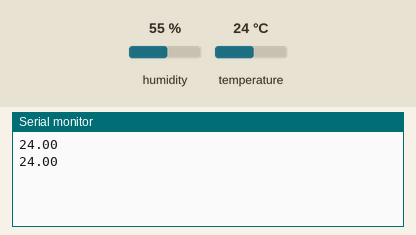
This sketch was run on a simulated Arduino Uno, built with avr-gcc and run on an emulated ATmega328P. Shown: the last lines printed to the serial monitor. Inputs (shaded band) come from the test bench; at power-on: temperature 24 °C, humidity 55 %.

Above: at 10.8 s.
10.9 s: temperature set to 12 °C
At 20.7 s:
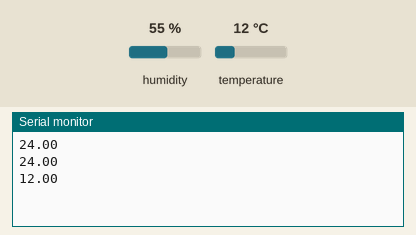
20.9 s: temperature set to 19 °C
At 30.7 s:
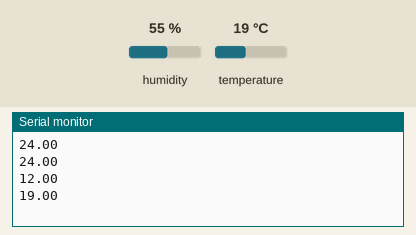
Timing chart, 0 to 32.2 s (numbered marks = the images above; inputs shaded):
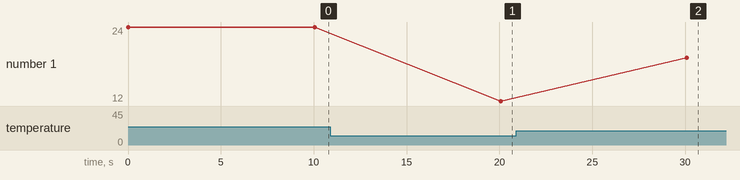

The sketch:

SupervisorioSerial.ino
```cpp
#include "DHT.h"

DHT dht(3, DHT11);
//String tipoDado = "$STS";
//String separador = ",";
float temperatura = 0;
//float umidade = 0;

void setup() {
  Serial.begin(9600);
  dht.begin();
  //Serial.println("Iniciando leitura...");
}

void loop() {
  // put your main code here, to run repeatedly:
    temperatura = dht.readTemperature();
 // umidade = dht.readHumidity();
   enviaDadosSerial();
   delay(10000);

}
void enviaDadosSerial(){
    Serial.println(temperatura);
  }
```

Measured:
- after the input at 10.9 s, the serial monitor: prints a new line after 9.2 s (image 1)
- after the input at 20.9 s, the serial monitor: prints a new line after 9.2 s (image 2)
- plotted number 1: 24 → 12 after the input at 10.9 s, 12 → 19 after the input at 20.9 s
